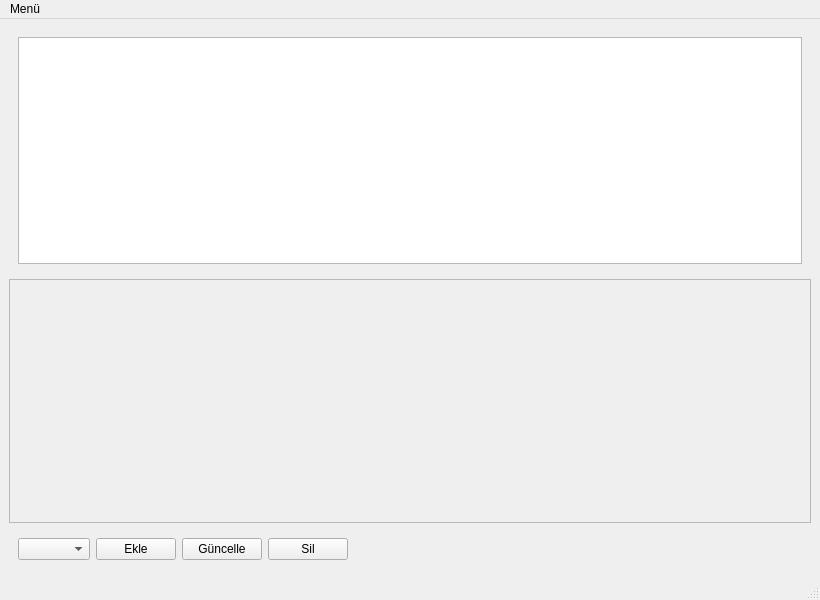
<?xml version="1.0" encoding="UTF-8"?>
<ui version="4.0">
 <class>MainWindow</class>
 <widget class="QMainWindow" name="MainWindow">
  <property name="geometry">
   <rect>
    <x>0</x>
    <y>0</y>
    <width>820</width>
    <height>600</height>
   </rect>
  </property>
  <property name="windowTitle">
   <string>MainWindow</string>
  </property>
  <widget class="QWidget" name="centralwidget">
   <layout class="QVBoxLayout" name="verticalLayout_2">
    <item>
     <layout class="QVBoxLayout" name="verticalLayout">
      <item>
       <widget class="QFrame" name="rule_frame">
        <layout class="QVBoxLayout" name="rule_layout">
         <item>
          <widget class="QListWidget" name="rule_list"/>
         </item>
        </layout>
       </widget>
      </item>
      <item>
       <widget class="QFrame" name="mf_func_list_frame">
        <property name="sizePolicy">
         <sizepolicy hsizetype="Preferred" vsizetype="MinimumExpanding">
          <horstretch>0</horstretch>
          <verstretch>0</verstretch>
         </sizepolicy>
        </property>
        <property name="frameShape">
         <enum>QFrame::StyledPanel</enum>
        </property>
        <layout class="QHBoxLayout" name="mf_func_list_layout">
         <item>
          <widget class="QFrame" name="input_mf_frame">
           <property name="sizePolicy">
            <sizepolicy hsizetype="Preferred" vsizetype="Preferred">
             <horstretch>0</horstretch>
             <verstretch>0</verstretch>
            </sizepolicy>
           </property>
           <layout class="QHBoxLayout" name="input_mf_frame_layout"/>
          </widget>
         </item>
         <item>
          <spacer name="horizontalSpacer">
           <property name="orientation">
            <enum>Qt::Horizontal</enum>
           </property>
           <property name="sizeType">
            <enum>QSizePolicy::Minimum</enum>
           </property>
           <property name="sizeHint" stdset="0">
            <size>
             <width>200</width>
             <height>20</height>
            </size>
           </property>
          </spacer>
         </item>
         <item>
          <widget class="QFrame" name="output_mf_frame">
           <property name="sizePolicy">
            <sizepolicy hsizetype="Preferred" vsizetype="Preferred">
             <horstretch>0</horstretch>
             <verstretch>0</verstretch>
            </sizepolicy>
           </property>
           <layout class="QHBoxLayout" name="output_mf_frame_layout"/>
          </widget>
         </item>
        </layout>
       </widget>
      </item>
      <item>
       <widget class="QFrame" name="horizontalFrame">
        <layout class="QHBoxLayout" name="horizontalLayout_2">
         <item>
          <widget class="QComboBox" name="operator_box">
           <property name="sizePolicy">
            <sizepolicy hsizetype="Fixed" vsizetype="Fixed">
             <horstretch>0</horstretch>
             <verstretch>0</verstretch>
            </sizepolicy>
           </property>
          </widget>
         </item>
         <item>
          <widget class="QPushButton" name="add_rule_button">
           <property name="sizePolicy">
            <sizepolicy hsizetype="Fixed" vsizetype="Fixed">
             <horstretch>0</horstretch>
             <verstretch>0</verstretch>
            </sizepolicy>
           </property>
           <property name="text">
            <string>Ekle</string>
           </property>
          </widget>
         </item>
         <item>
          <widget class="QPushButton" name="update_button">
           <property name="sizePolicy">
            <sizepolicy hsizetype="Fixed" vsizetype="Fixed">
             <horstretch>0</horstretch>
             <verstretch>0</verstretch>
            </sizepolicy>
           </property>
           <property name="text">
            <string>Güncelle</string>
           </property>
          </widget>
         </item>
         <item>
          <widget class="QPushButton" name="delete_button">
           <property name="text">
            <string>Sil</string>
           </property>
          </widget>
         </item>
         <item>
          <spacer name="horizontalSpacer_2">
           <property name="orientation">
            <enum>Qt::Horizontal</enum>
           </property>
           <property name="sizeHint" stdset="0">
            <size>
             <width>40</width>
             <height>20</height>
            </size>
           </property>
          </spacer>
         </item>
        </layout>
       </widget>
      </item>
     </layout>
    </item>
   </layout>
  </widget>
  <widget class="QMenuBar" name="menubar">
   <property name="geometry">
    <rect>
     <x>0</x>
     <y>0</y>
     <width>820</width>
     <height>21</height>
    </rect>
   </property>
   <widget class="QMenu" name="menuMen">
    <property name="title">
     <string>Menü</string>
    </property>
    <addaction name="excelButton"/>
    <addaction name="clearAllButton"/>
   </widget>
   <addaction name="menuMen"/>
  </widget>
  <widget class="QStatusBar" name="statusbar"/>
  <action name="excelButton">
   <property name="text">
    <string>Excelden Yükle</string>
   </property>
  </action>
  <action name="clearAllButton">
   <property name="text">
    <string>Kuralları Temizle</string>
   </property>
  </action>
 </widget>
 <resources/>
 <connections/>
</ui>
